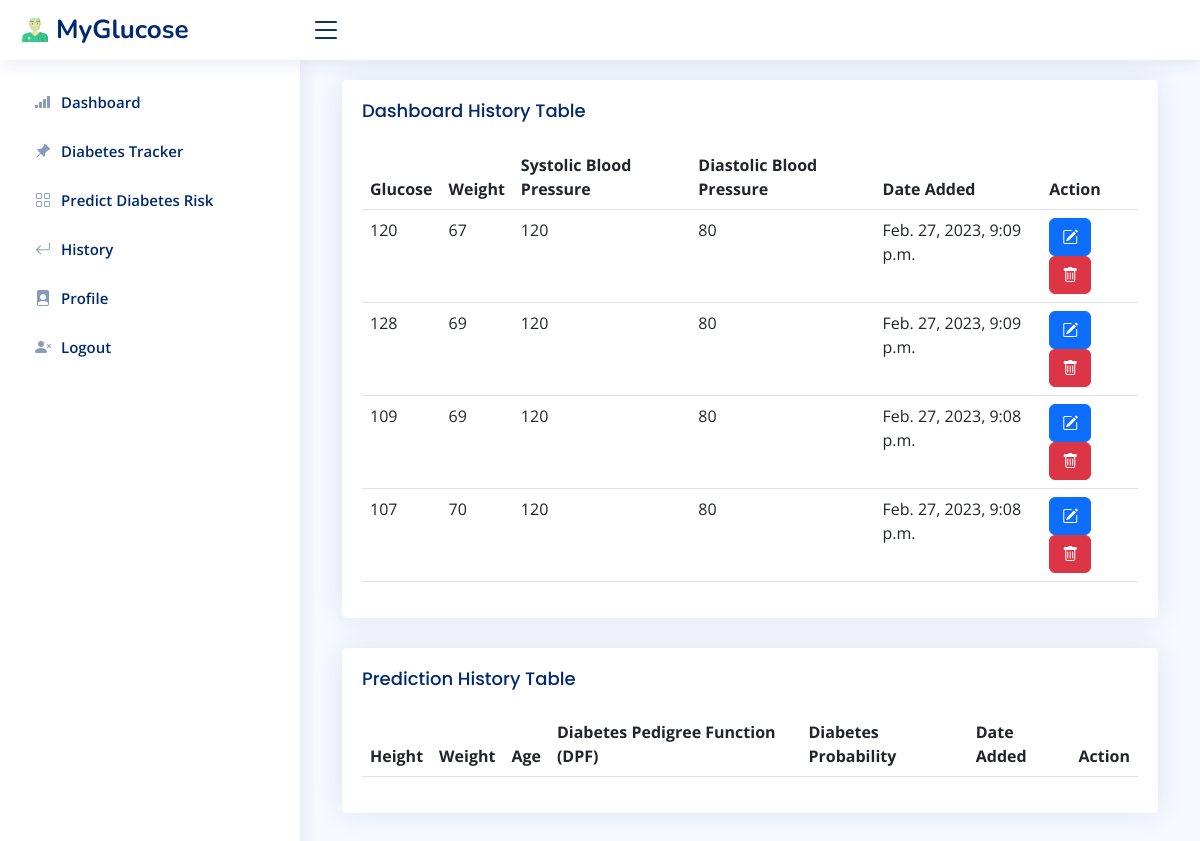
/history/ (signed in), run on the app's committed database.
### dashboard/models.py (models this page shows, shortened)
class DashboardData(models.Model):
	author = models.ForeignKey(User, on_delete=models.CASCADE)
	glucose = models.IntegerField(null=True)
	weight = models.IntegerField(null=True)
	systolic_bp = models.IntegerField(null=True)
	diastolic_bp = models.IntegerField(null=True)
	dateNow = models.DateTimeField(auto_now_add=True)

### dashboard/views.py (the view)
# urls.py: path('history/', views.history, name='dashboard-history'),
@login_required(login_url='dashboard-login')
@patient_only
def history(request):
	dashboardInfo = DashboardData.objects.filter(author = request.user)
	predictionInfo = PredictionData.objects.filter(author = request.user)
	context = {
		'dashboardInfo': dashboardInfo,
		'predictionInfo':predictionInfo
	}
	return render(request, 'dashboard/history.html', context)

### templates/dashboard/history.html (shortened to what this page needs)
{% extends 'partials/base.html' %}
{% block content %}
<div class="container">
  <div class="row">
    <div class="col-md-12">
      <div class="card">
        <div class="card-body">
          <h5 class="card-title">Dashboard History Table</h5>
          <table class="table">
            <thead>
              <tr>
                <th scope="col">Glucose</th>
                <th scope="col">Weight</th>
                <th scope="col">Systolic Blood Pressure</th>
                <th scope="col">Diastolic Blood Pressure</th>
                <th scope="col">Date Added</th>
                <th scope="col">Action</th>
              </tr>
            </thead>
            <tbody>
            {% for dashboardInfo in dashboardInfo reversed%}
            <tr>
              <td>{{dashboardInfo.glucose}}</td>
              <td>{{dashboardInfo.weight}}</td>
              <td>{{dashboardInfo.systolic_bp}}</td>
              <td>{{dashboardInfo.diastolic_bp}}</td>
              <td>{{dashboardInfo.dateNow}}</td>
              <td><a href="{% url 'history-edit' dashboardInfo.id %}" class="modalbtn btn btn-primary"><i class="bi bi-pencil-square"></i></a> <a href="{% url 'history-delete' dashboardInfo.id %}" class="btn btn-danger"><i class="bi bi-trash"></i></a></td>
            </tr>
            {% endfor %}
            </tbody>
          </table>
        </div>
      </div>
    </div>
  </div>
    <div class="row">
    <div class="col-md-12">
      <div class="card">
        <div class="card-body">
          <h5 class="card-title">Prediction History Table</h5>
          <table class="table">
            <thead>
              <tr>
                <th scope="col">Height</th>
                <th scope="col">Weight</th>
                <th scope="col">Age</th>
                <th scope="col">Diabetes Pedigree Function (DPF)</th>
                <th scope="col">Diabetes Probability</th>
                <th scope="col">Date Added</th>
                <th scope="col">Action</th>
              </tr>
            </thead>
          </table>
        </div>
      </div>
    </div>
  </div>
</div>
{% endblock %}

### static/assets/css/style.css (style rules this page uses)
:root { scroll-behavior: smooth; }
body { font-family: "Open Sans", sans-serif; background: #f6f9ff; color: #444444; }
a { color: #4154f1; text-decoration: none; }
h1, h2, h3, h4, h5, h6 { font-family: "Nunito", sans-serif; }
.card { margin-bottom: 30px; border: none; border-radius: 5px; box-shadow: 0px 0 30px rgba(1, 41, 112, 0.1); }
.card-title { padding: 20px 0 15px 0; font-size: 18px; font-weight: 500; color: #012970; font-family: "Poppins", sans-serif; }
.card-body { padding: 0 20px 20px 20px; }

### data on the page
DashboardData: glucose "120", weight "67", systolic_bp "120", diastolic_bp "80", dateNow "Feb. 27, 2023, 9:09 p.m."
DashboardData: glucose "128", weight "69", systolic_bp "120", diastolic_bp "80", dateNow "Feb. 27, 2023, 9:09 p.m."
DashboardData: glucose "109", weight "69", systolic_bp "120", diastolic_bp "80", dateNow "Feb. 27, 2023, 9:08 p.m."
DashboardData: glucose "107", weight "70", systolic_bp "120", diastolic_bp "80", dateNow "Feb. 27, 2023, 9:08 p.m."
